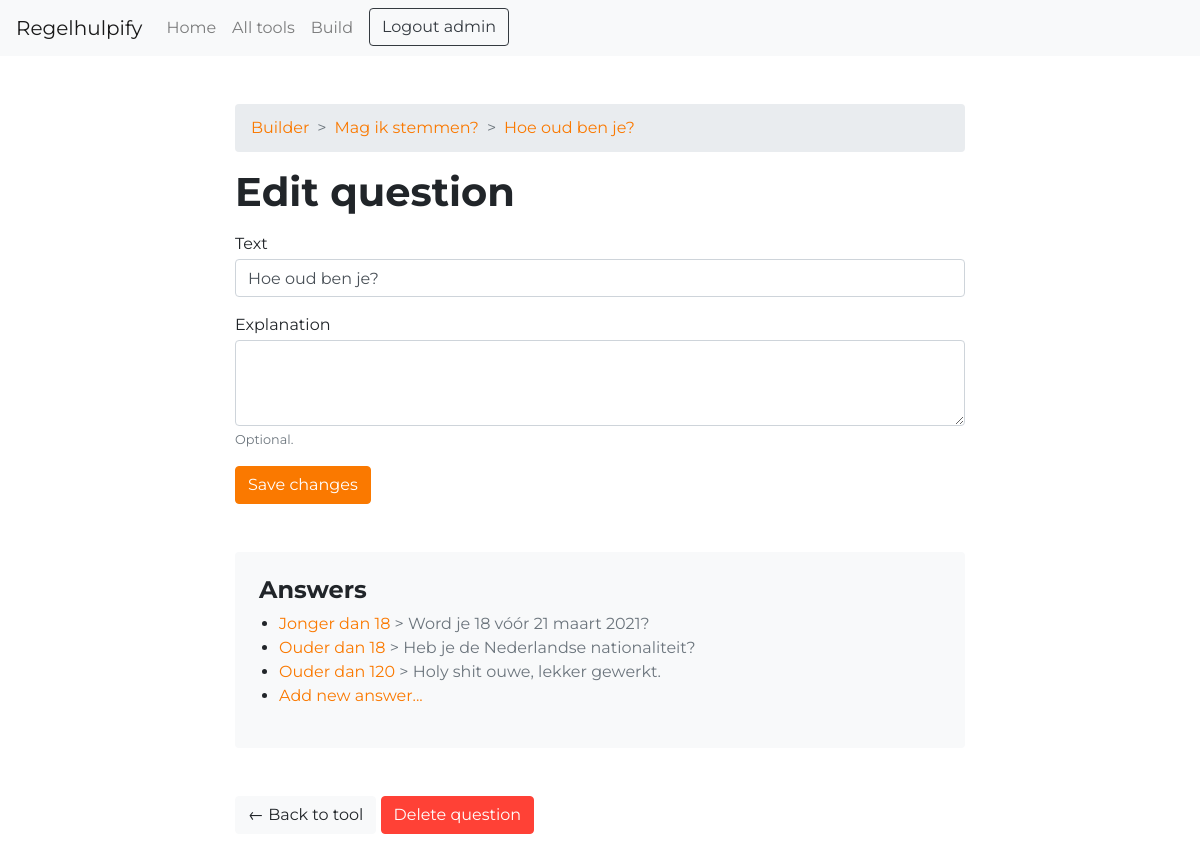
Before: /builder/1/1/ (signed in) with the older database file.
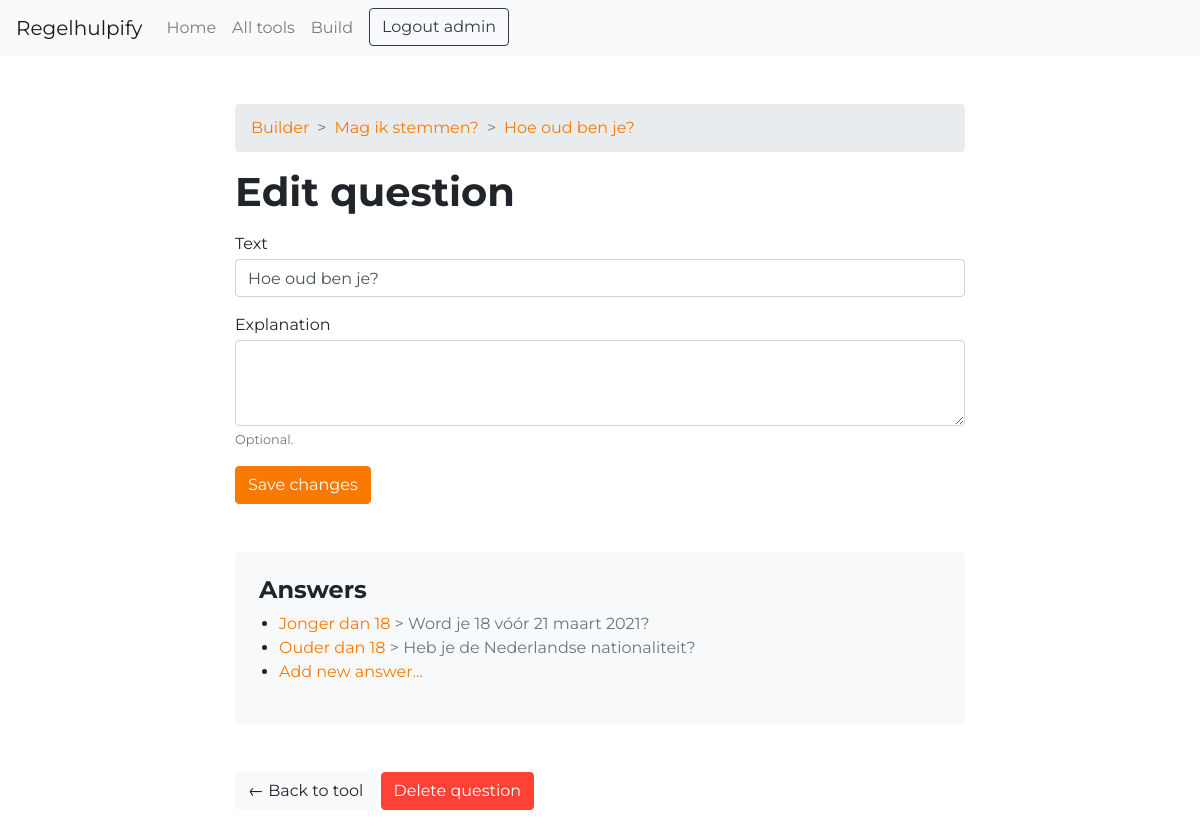
After: the same page with the newer database file.
### regelhulpify/models.py (models this page shows, shortened)
class Question(models.Model):
    text = models.CharField(max_length=128)
    expl = models.CharField(max_length=256, blank=True)
    tool = models.ForeignKey(Tool, on_delete=models.CASCADE)
    position = models.IntegerField()
    result = models.BooleanField(default=False)
    class Meta:
        constraints = [
            models.UniqueConstraint(fields=['tool', 'position'], name='unique position within tool')
        ]

class Answer(models.Model):
    text = models.CharField(max_length=128)
    resulttext = models.CharField(max_length=256, blank=True) # for later use
    question = models.ForeignKey(Question, on_delete=models.CASCADE)
    nextquestion = models.ForeignKey(Question, on_delete=models.SET_DEFAULT, null=True, default="", blank=True, related_name='comesfrom')

### regelhulpify/views.py (the view, shortened to what this page needs)
# urls.py: path("builder/<int:tool>/<int:question>/", views.builder_question, name="builder_question"),
@login_required
def builder_question(request, tool, question):
    t = get_object_or_404(Tool, id=tool)
    if t.owner != request.user:
        return HttpResponseForbidden('Not your tool.')
    q = Question.objects.get(tool=t, pk=question)
    a = Answer.objects.filter(question=q)
    form = QuestionForm(instance=q)
    r = 'Vraag' if q.result == 0 else 'Uitkomst'
    context = {'form': form, 'tool': t, 'question': q, 'answers': a, 'type': r}
    return render(request, 'regelhulpify/builder_question.html', context)

### regelhulpify/forms.py
class QuestionForm(ModelForm):
    class Meta:
        model = Question
        fields = ['text','expl','tool','position', 'result']
        widgets = {
            'tool': HiddenInput(),
            'position': HiddenInput(),
            'result': HiddenInput(),
            'expl': Textarea(attrs={'rows': 3}),
        }
        labels = {
            "text": "Text",
            "expl": "Explanation",
        }
        help_texts = {
            'expl': _('Optional.'),
        }
    def __init__(self, *args, **kwargs):
        kwargs.setdefault('label_suffix', '')
        super(QuestionForm, self).__init__(*args, **kwargs)
        self.fields['text'].widget.attrs['autofocus'] = 'on'
        for visible in self.visible_fields():
            visible.field.widget.attrs['class'] = 'form-control'

### regelhulpify/context_processors.py (called while the page is built)
def login_form(request):
    return {
        'login_form': AuthenticationForm()
    }

### regelhulpify/templates/regelhulpify/builder_question.html (shortened to what this page needs)
{% extends 'regelhulpify/base.html' %}
{% load static %}
{% block content %}
    {% include 'regelhulpify/breadcrumb_snippet.html' %}
    <h1 class="">Edit {% if question.result == False %}question{% else %}result{% endif %}</h1>
    <div class="mb-5">
        <form action="" method="post">
            {% include 'regelhulpify/form_snippet.html' %}
            <input type="submit" value="Save changes" class="btn btn-primary">
        </form>
    </div>
    {% if question.result == False %}
        <div class="bg-light rounded rh-answerbox p-4">
            <h4>Answers</h4>
            <ul>
                {% for answer in question.answer_set.all %}
                <li><a href="{% url 'builder_answer' tool.id question.id answer.id %}"> {{answer.text}} <span class="text-muted">> {{ answer.nextquestion.text }}</span></a></li>
                {% endfor %}
                <li><a href="{% url 'newanswer' tool.id question.id %}" class="">Add new answer...</a></li>
            </ul>
        </div>
    <a href="{% url 'builder_tool' tool.id %}" class="btn btn-light mt-5">&larr; Back to tool</a>
    <input type="button" id='question_delete' class="btn btn-danger mt-5" value='Delete question'>
    {% else %}
    <a href="{% url 'builder_tool' tool.id %}" class="btn btn-light mt-5">&larr; Back to tool</a>
    <input type="button" id='result_delete' class="btn btn-danger mt-5" value='Delete result'>
    {% endif %}
{% endblock %}

### regelhulpify/templates/regelhulpify/breadcrumb_snippet.html (shortened to what this page needs)
{% if tool %}
<nav aria-label="breadcrumb" class="mb-3">
    <ol class="breadcrumb">
        <li class="breadcrumb-item"><a href="{% url 'builder' %}">Builder</a></li>
        <li class="breadcrumb-item"><a href="{% url 'builder_tool' tool.id %}">{{ tool.name }}</a></li>
        {% if question %}
        <li class="breadcrumb-item"><a href="{% url 'builder_question' tool.id question.id %}">{{ question.text }}</a></li>
      {% endif %}
    </ol>
  </nav>
  {% endif %}

### regelhulpify/templates/regelhulpify/form_snippet.html (shortened to what this page needs)
<div class="mt-3 mb-3 w-100">
    {% for field in form.visible_fields %}
    <div class="form-group">
        {{ field.label_tag }}
        {{ field }}
        {% if field.help_text or field.errors %}
            <small id="emailHelp" class="form-text">{{ field.errors }}<span class="text-muted">{{ field.help_text }}</span></small>
        {% endif %}
    </div>
    {% endfor %}
    </div>

Changed rows visible on the page:
removed Answer: text "Ouder dan 120", nextquestion.text "Holy shit ouwe, lekker gewerkt."
